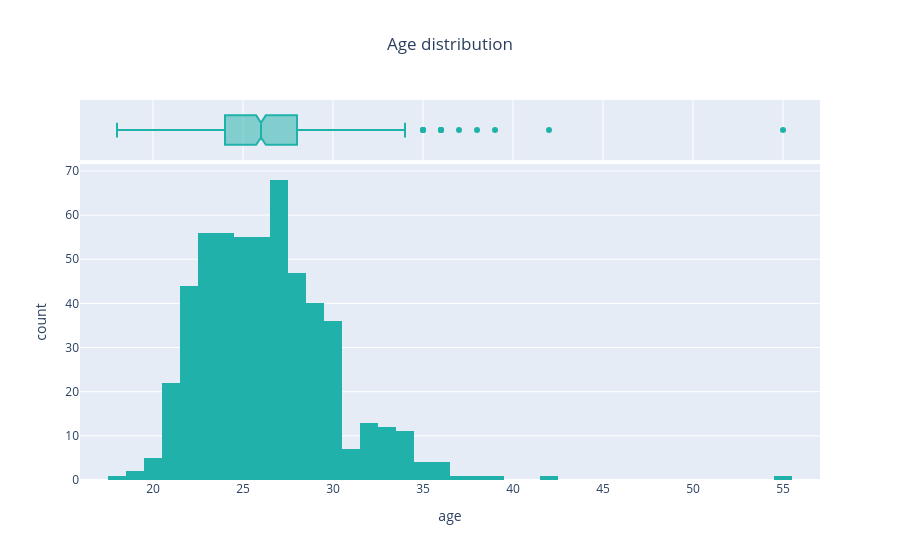
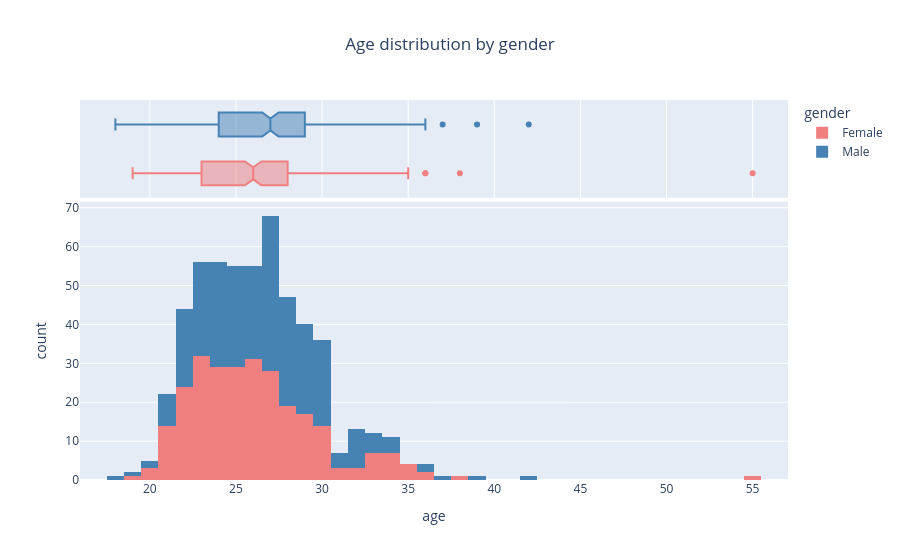

Notebook code cell kept with these figures, in order:
### Code cell
fig = px.histogram(df_participant, 
                x = "age", 
                color_discrete_sequence = ['lightseagreen'],
                marginal = "box",
                title = "Age distribution")
fig.update_layout(title_x=0.5)
fig.show()

fig = px.histogram(df_participant, 
                x = "age", 
                color = "gender",
                color_discrete_map = {
                    'Male': 'steelblue',
                    'Female': 'lightcoral'
                },
                marginal = "box",
                title = "Age distribution by gender")
fig.update_layout(title_x=0.5)
fig.show()

### Figure 1 — Plotly figure (JSON) as saved in the notebook; plotly's stock layout.template omitted (floating-point values rounded to 4 significant figures; data arrays with more than 128 entries replaced by an {"elided": "..."} marker saying what was removed)
{"data": [{"bingroup": "x", "hovertemplate": "age=%{x}<br>count=%{y}<extra></extra>", "legendgroup": "", "marker": {"color": "lightseagreen", "pattern": {"shape": ""}}, "name": "", "orientation": "v", "showlegend": false, "type": "histogram", "x": {"elided": "551 float values"}, "xaxis": "x", "yaxis": "y"}, {"hovertemplate": "age=%{x}<extra></extra>", "legendgroup": "", "marker": {"color": "lightseagreen"}, "name": "", "notched": true, "showlegend": false, "type": "box", "x": {"elided": "551 float values"}, "xaxis": "x2", "yaxis": "y2"}], "layout": {"barmode": "relative", "legend": {"tracegroupgap": 0}, "title": {"text": "Age distribution", "x": 0.5}, "xaxis": {"anchor": "y", "domain": [0, 1], "title": {"text": "age"}}, "xaxis2": {"anchor": "y2", "domain": [0, 1], "matches": "x", "showgrid": true, "showticklabels": false}, "yaxis": {"anchor": "x", "domain": [0, 0.8316], "title": {"text": "count"}}, "yaxis2": {"anchor": "x2", "domain": [0.8416, 1], "matches": "y2", "showgrid": false, "showline": false, "showticklabels": false, "ticks": ""}}}

### Figure 2 — Plotly figure (JSON) as saved in the notebook; plotly's stock layout.template omitted (floating-point values rounded to 4 significant figures; data arrays with more than 128 entries replaced by an {"elided": "..."} marker saying what was removed)
{"data": [{"bingroup": "x", "hovertemplate": "gender=Female<br>age=%{x}<br>count=%{y}<extra></extra>", "legendgroup": "Female", "marker": {"color": "lightcoral", "pattern": {"shape": ""}}, "name": "Female", "orientation": "v", "showlegend": true, "type": "histogram", "x": {"elided": "274 float values"}, "xaxis": "x", "yaxis": "y"}, {"hovertemplate": "gender=Female<br>age=%{x}<extra></extra>", "legendgroup": "Female", "marker": {"color": "lightcoral"}, "name": "Female", "notched": true, "showlegend": false, "type": "box", "x": {"elided": "274 float values"}, "xaxis": "x2", "yaxis": "y2"}, {"bingroup": "x", "hovertemplate": "gender=Male<br>age=%{x}<br>count=%{y}<extra></extra>", "legendgroup": "Male", "marker": {"color": "steelblue", "pattern": {"shape": ""}}, "name": "Male", "orientation": "v", "showlegend": true, "type": "histogram", "x": {"elided": "277 float values"}, "xaxis": "x", "yaxis": "y"}, {"hovertemplate": "gender=Male<br>age=%{x}<extra></extra>", "legendgroup": "Male", "marker": {"color": "steelblue"}, "name": "Male", "notched": true, "showlegend": false, "type": "box", "x": {"elided": "277 float values"}, "xaxis": "x2", "yaxis": "y2"}], "layout": {"barmode": "relative", "legend": {"title": {"text": "gender"}, "tracegroupgap": 0}, "title": {"text": "Age distribution by gender", "x": 0.5}, "xaxis": {"anchor": "y", "domain": [0, 1], "title": {"text": "age"}}, "xaxis2": {"anchor": "y2", "domain": [0, 1], "matches": "x", "showgrid": true, "showticklabels": false}, "yaxis": {"anchor": "x", "domain": [0, 0.7326], "title": {"text": "count"}}, "yaxis2": {"anchor": "x2", "domain": [0.7426, 1], "matches": "y2", "showgrid": false, "showline": false, "showticklabels": false, "ticks": ""}}}
